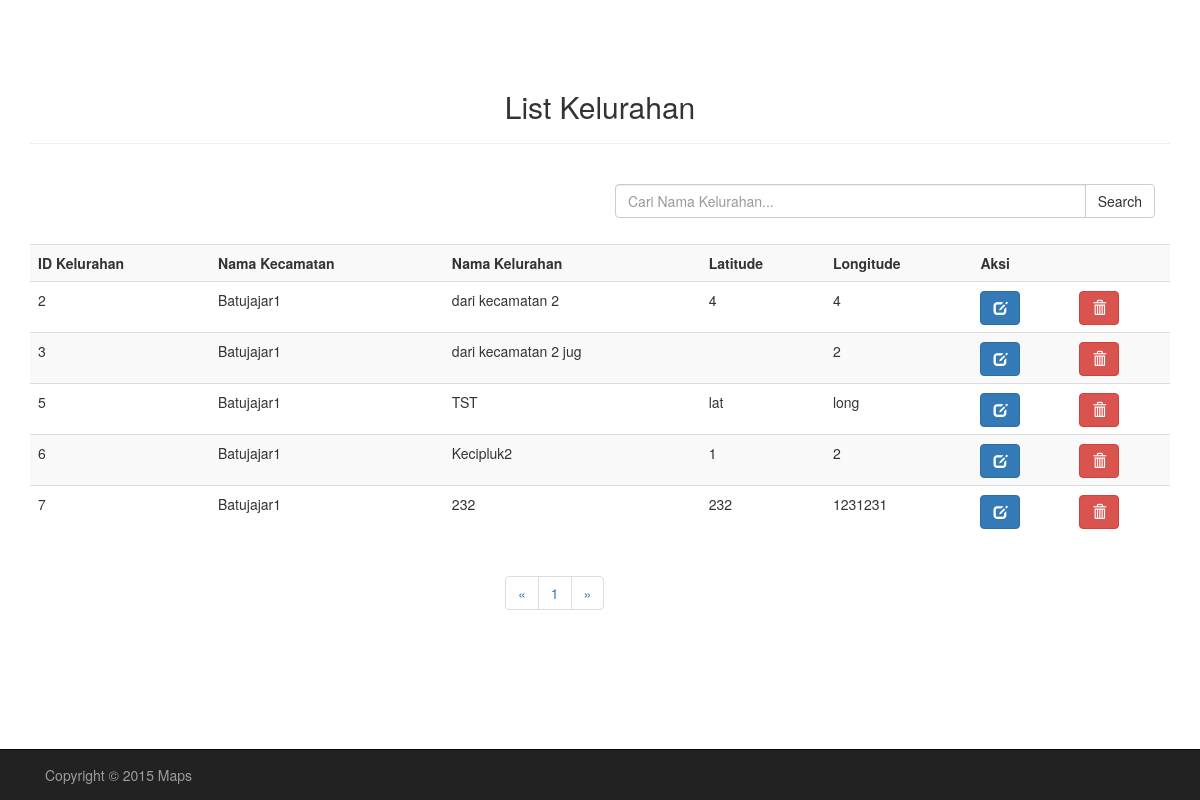
/Program/admin/listKelurahan.php (signed in), run on an earlier commit of the app's database.
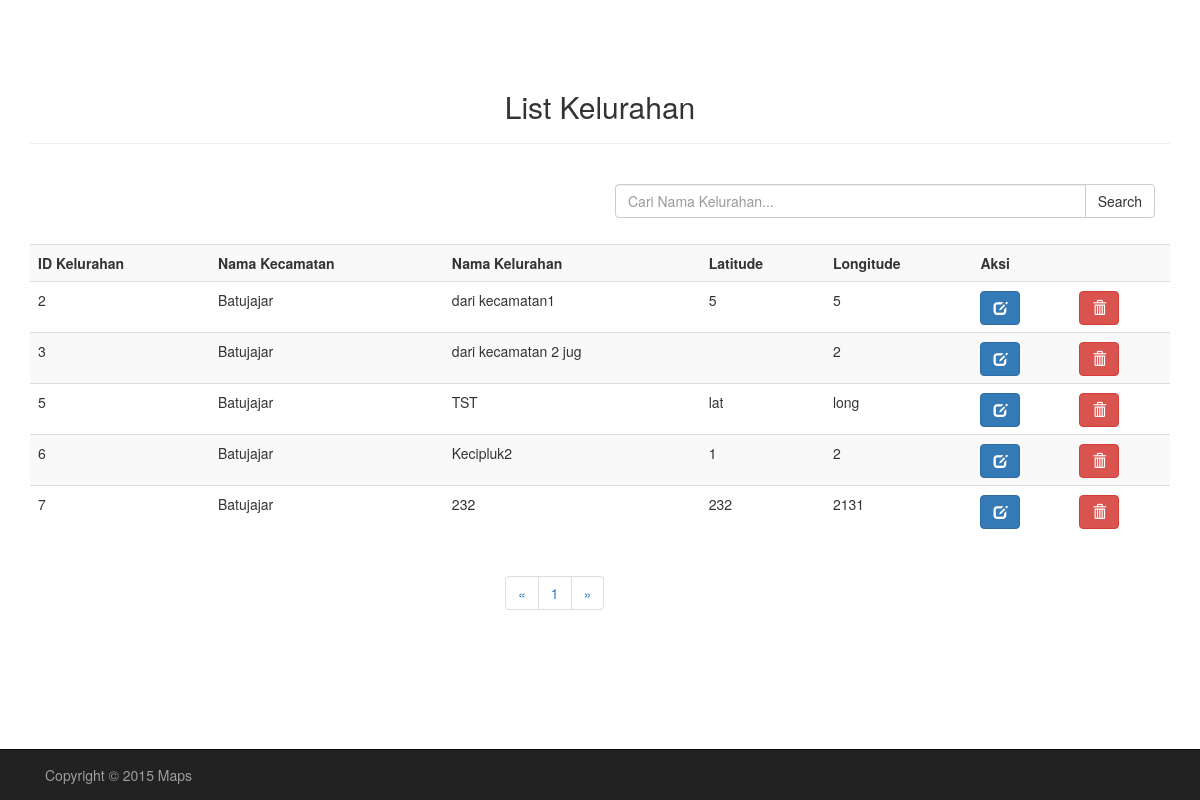
And on a later commit of the database.
### tables this page shows
CREATE TABLE IF NOT EXISTS `kelurahan` (
  `id_kelurahan` int(11) NOT NULL AUTO_INCREMENT,
  `nama_kelurahan` varchar(20) NOT NULL,
  `id_kecamatan` int(11) NOT NULL,
  `lat` varchar(25) NOT NULL,
  `lng` varchar(25) NOT NULL,
  PRIMARY KEY (`id_kelurahan`),
  KEY `id_kecamatan` (`id_kecamatan`)
);

CREATE TABLE IF NOT EXISTS `kecamatan` (
  `id_kecamatan` int(11) NOT NULL AUTO_INCREMENT,
  `nama_kecamatan` varchar(20) NOT NULL,
  `lat` varchar(50) NOT NULL,
  `lng` varchar(50) NOT NULL,
  PRIMARY KEY (`id_kecamatan`)
);

### Program/admin/listKelurahan.php (the view, shortened to what this page needs)
<!doctype html>
<?php
    $num_rec_per_page=10;
    if (isset($_GET["page"])) { $page  = $_GET["page"]; } else { $page=1; };
    $start_from = ($page-1) * $num_rec_per_page;
?>
<html>
<head>
    <link href="../css/bootstrap.css" rel="stylesheet">
    <link href="../css/custom.css" rel="stylesheet">
</head>
<body>
<div class="container">
    <h2 class="text-center">List Kelurahan</h2><hr/><br>
        <?php
            $sqlSkala = "SELECT id_kelurahan,kecamatan.id_kecamatan AS id_kecamatan,nama_kecamatan,nama_kelurahan,
                         kelurahan.lat AS lat, kelurahan.lng AS lng FROM kelurahan, Kecamatan
                         WHERE Kecamatan.id_kecamatan = kelurahan.id_kecamatan ORDER BY id_kelurahan LIMIT $start_from, $num_rec_per_page";
            $query = mysql_query($sqlSkala);
        ?>
            <form action = "hasilCariKelurahan.php" method = "post">
            <div class="col-xs-6 col-sm-6 col-md-6 col-xs-offset-6 col-sm-offset-6">
            <div class="input-group">
                <input type="text" name="dataCari" class="form-control" placeholder="Cari Nama Kelurahan...">
                <span class="input-group-btn">
                    <button class="btn btn-default" type="submit">Search</button>
                </span>
            </div>
            </div>
            </form><br>
            <br><br>
            <table class="table table-striped">
                <tr>
                    <th>ID Kelurahan</th>
                    <th>Nama Kecamatan</th>
                    <th>Nama Kelurahan</th>
                    <th>Latitude</th>
                    <th>Longitude</th>
                    <th colspan="2">Aksi</th>
                </tr>
                <?php
                    $i = 1;
                    while($row = mysql_fetch_array($query))
                    {
                ?>
                        <tr>
                            <td><?=$row['id_kelurahan']?></td>
                            <td><?=$row['nama_kecamatan']?></td>
                            <td><?=$row['nama_kelurahan']?></td>
                            <td><?=$row['lat']?></td>
                            <td><?=$row['lng']?></td>
                            <td><button type="button" class="btn btn-primary glyphicon glyphicon-edit" data-toggle="modal" data-target="#Update<?=$i?>"></button></td>
                            <td><button class='btn btn-danger glyphicon glyphicon-trash' type="button" data-toggle="modal" data-target="#Delete<?=$i?>"></button></td>
                        </tr>
                <?php
                    $i++;
                    }
                ?>
            </table>
            <?php
                $sql = "SELECT * FROM kelurahan";
                $rs_result = mysql_query($sql);
                $total_records = mysql_num_rows($rs_result);
                $total_pages = ceil($total_records / $num_rec_per_page);
            ?>
            <nav class="col-xs-offset-5 col-sm-offset-5 col-md-offset-5 col-lg-offset-5">
                <ul class="pagination">
                    <li>
                        <a href="listKelurahan.php?page=1" aria-label="First Page">
                            <span aria-hidden="true">&laquo;</span>
                        </a>
                    </li>
                    <?php
                        for ($i=1; $i<=$total_pages; $i++) {
                    ?>
                            <li><a href="listKelurahan.php?page=<?=$i?>"><?=$i?></a></li>
                    <?php
                    };
                    ?>
                    <li>
                        <a href="listKelurahan.php?page=<?=$total_pages?>" aria-label="Last Page">
                            <span aria-hidden="true">&raquo;</span>
                        </a>
                    </li>
                </ul>
            </nav>
        <div class="row">
            <div class="navbar navbar-inverse navbar-fixed-bottom ">
                <div class="container">
                    <p class="navbar-text pull-left">Copyright &copy 2015 Maps</p>
                </div>
            </div>
        </div>
    </div>
</body>
</html>

What changed in the data, as far as the page shows it:
changed kelurahan id 2: id_kecamatan.nama_kecamatan "Batujajar1" → "Batujajar"; nama_kelurahan "dari kecamatan 2" → "dari kecamatan1"; lat "4" → "5"; lng "4" → "5"
changed through a linked row, kelurahan "dari kecamatan 2 jug": id_kecamatan.nama_kecamatan "Batujajar1" → "Batujajar"
changed through a linked row, kelurahan "TST": id_kecamatan.nama_kecamatan "Batujajar1" → "Batujajar"
changed through a linked row, kelurahan "Kecipluk2": id_kecamatan.nama_kecamatan "Batujajar1" → "Batujajar"
changed kelurahan id 7: id_kecamatan.nama_kecamatan "Batujajar1" → "Batujajar"; lng "1231231" → "2131"
